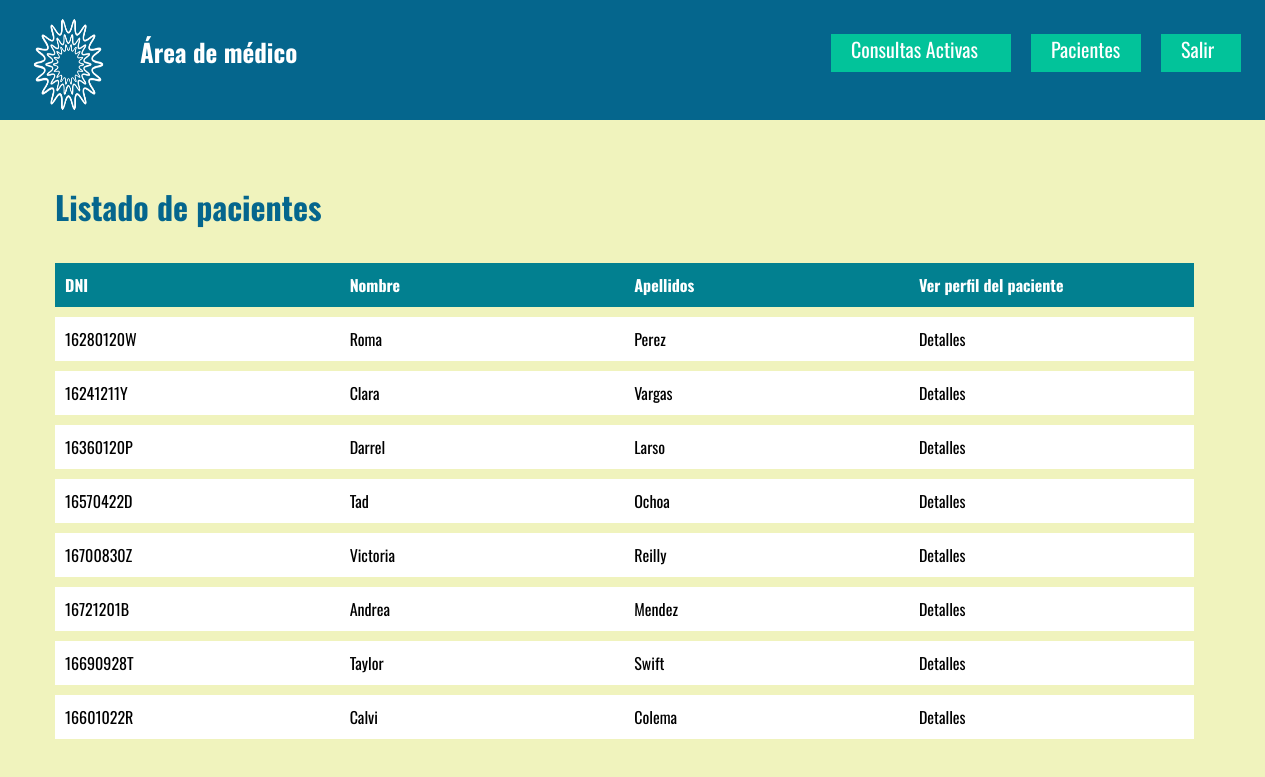
Screenshot of /listaPacientesMedico.php?idMed=4 with the database file from the repository.
### tables this page shows
CREATE TABLE `paciente` (
  `id` int(11) NOT NULL,
  `DNI` varchar(13) DEFAULT NULL,
  `Password` varchar(255) DEFAULT NULL,
  `Nombre` varchar(255) DEFAULT NULL,
  `Apellidos` varchar(255) DEFAULT NULL,
  `NumSS` varchar(13) DEFAULT NULL,
  `Sexo` varchar(255) DEFAULT NULL,
  `Medico` int(11) NOT NULL,
  `Direccion` varchar(100) NOT NULL,
  `Telefono` varchar(9) NOT NULL
);

### listaPacientesMedico.php (the view, shortened to what this page needs)
<!DOCTYPE html>
<?php
  require('dbmedcon.php');
  $idMed = isset($_GET['idMed']) ? $_GET['idMed'] : null;
?>
<html>
<head>
  <link href="styles/estiloMedicos.css" rel="stylesheet">
</head>
</head>
<body class="htmlNoPages">
  <div class="gwd-div-lm07"></div>
  <img src="assets/logo.png" class="gwd-img-fa6j">
  <h4 class = "area" >Área de médico</h4>
  <nav id="menu-superior">
    <ul>
        <li li class="gwd-p-gv4z"><a href="listaConsultasMedico.php?idMed=<?php echo $idMed?>">Consultas Activas</h3></a></li>
        <li class="gwd-p-gv4z gwd-li-yj6f"><a href="listaPacientesMedico.php?idMed=<?php echo $idMed?>">Pacientes</a></li>
        <li class="gwd-p-gv4z gwd-p-5vs1"><a href="login.php">Salir</a></li>
    </ul>
  </nav>
  <div class = "Listado_consultas_medico">
    <h1>Listado de pacientes </h1>
    <div>
          <table class = "tablaListadoConsultasMedico">
          <tr>
              <th> DNI</th>
              <th>Nombre</th>
              <th>Apellidos</th>
              <th> Ver perfil del paciente</th>
          </tr>
              <?php
              $idMed = isset($_GET['idMed']) ?$_GET['idMed']: null;
              $consulta = $miPDO -> prepare('SELECT * FROM paciente WHERE Medico like :idMed');
              $consulta -> execute(array('idMed' => $idMed));
              $pacientes = $consulta -> fetchAll();
              foreach($pacientes as $paciente){
                echo '
                    <tr>
                        <td>'.$paciente['DNI'].'</td>
                        <td>'.$paciente['Nombre'].'</td>
                        <td>'.$paciente['Apellidos'].'</td>
                        <td><a href = "perfilPacMedico.php?id='.$paciente['id'].'&idMed='.$idMed.'"> Detalles </a></td>
                    </tr>';
              }
              ?>
          </table>
    </div>
  </div>
</body>
</html>

### styles/estiloMedicos.css (style rules this page uses)
h1 { margin: 0px; color: #05668D; }
html, body { width: 100%; height: 100%; margin: 0px; }
body { background-color: rgb(240, 243, 189); font-family: Oswald, "Open Sans", Arial, sans-serif; font-size: 12pt; margin: 0px; }
.gwd-div-lm07 { color: black; padding: 0.5em 3em; align-items: center; display: flex; height: 120px; position: absolute; background-image: none; background-color: rgb(5, 102, 141); border-image-source: none; border-image-width: 1; border-image-outset: 0; border-image-repeat: stretch; border-color: transparent; width: 100%; top: 0px; left: 0px; }
.gwd-img-fa6j { position: absolute; height: 18%; width: 113.45px; top: -9px; left: 12px; }
.area { position: absolute; height: 20em; width: 30%; top: 0px; left: 140px; color: white; font-size: 25px; }
.gwd-p-gv4z { position: absolute; width: 180px; height: 38px; font-family: Oswald; font-size: 20px; margin: 4px; right:250px; top: 30px; text-decoration: none; }
.gwd-li-yj6f { right: 120px; width: 110px; }
.gwd-p-5vs1 { width: 80px; right: 20px; }
nav#menu-superior ul li { display: inline-block; background-color:#02C39A; color:rgb(240, 243, 189); }
nav#menu-superior ul li a { padding: 1em; color: rgb(255, 255, 255); text-decoration: none; }
* { box-sizing: border-box; }
.Listado_consultas_medico { margin: 20px; left: 35px; top: 20%; width: 100%; height: 100px; position: absolute; }
.Listado_consultas_medico div { top: 5em; width: 100%; height: 100px; position: absolute; text-decoration: none; }
.tablaListadoConsultasMedico { width: 90%; text-align: left; caption-side: top; background-color: white; border-collapse: collapse; }
.tablaListadoConsultasMedico caption, td, th { padding: 0.3em; }
.tablaListadoConsultasMedico th, td { padding: 10px; border-bottom: 10px solid rgb(240, 243, 189); width: 25%; text-decoration: none; }
a { text-decoration: none; color:black; }
.tablaListadoConsultasMedico th { background-color: #028090; color: white; }
.perfil caption, td, th { padding: 0.8em; }
.perfil th, td { padding: 10px; border-bottom: 10px solid rgb(240, 243, 189); width: 25%; text-decoration: none; }

### rows the page displays
paciente: DNI "16280120W", Nombre "Roma", Apellidos "Perez"
paciente: DNI "16241211Y", Nombre "Clara", Apellidos "Vargas"
paciente: DNI "16360120P", Nombre "Darrel", Apellidos "Larso"
paciente: DNI "16570422D", Nombre "Tad", Apellidos "Ochoa"
paciente: DNI "16700830Z", Nombre "Victoria", Apellidos "Reilly"
paciente: DNI "16721201B", Nombre "Andrea", Apellidos "Mendez"
paciente: DNI "16690928T", Nombre "Taylor", Apellidos "Swift"
paciente: DNI "16601022R", Nombre "Calvi", Apellidos "Colema"
